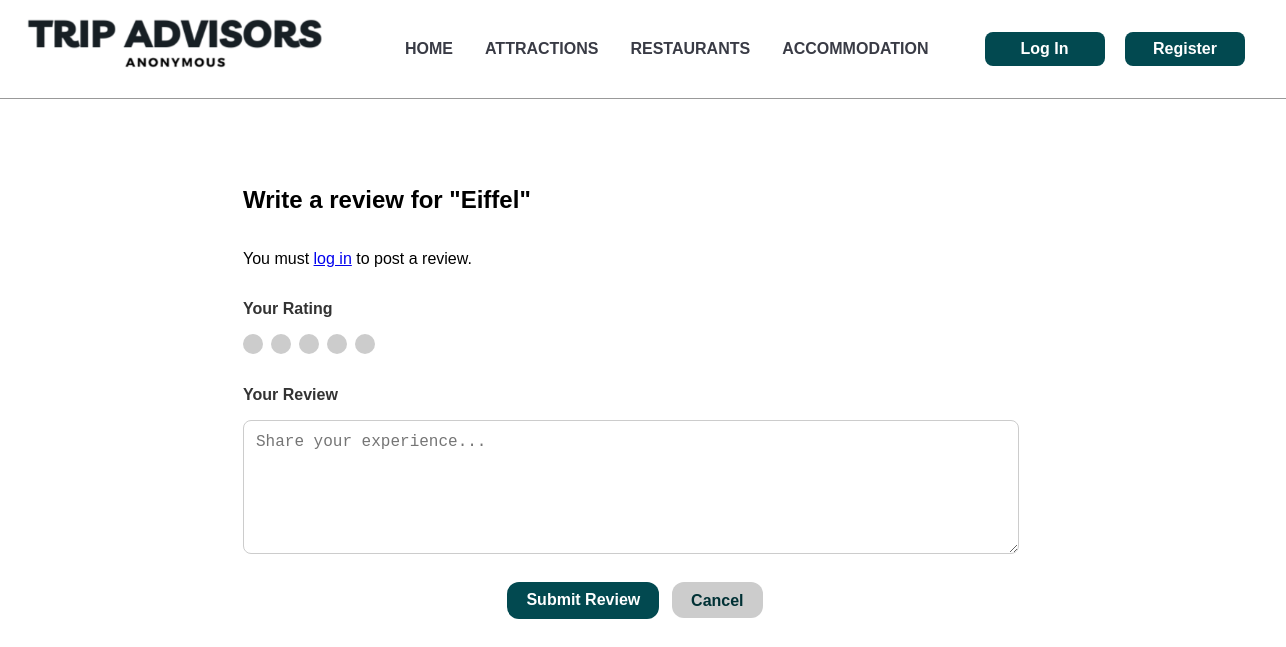
The app's page /listing/7/add_review, older data.
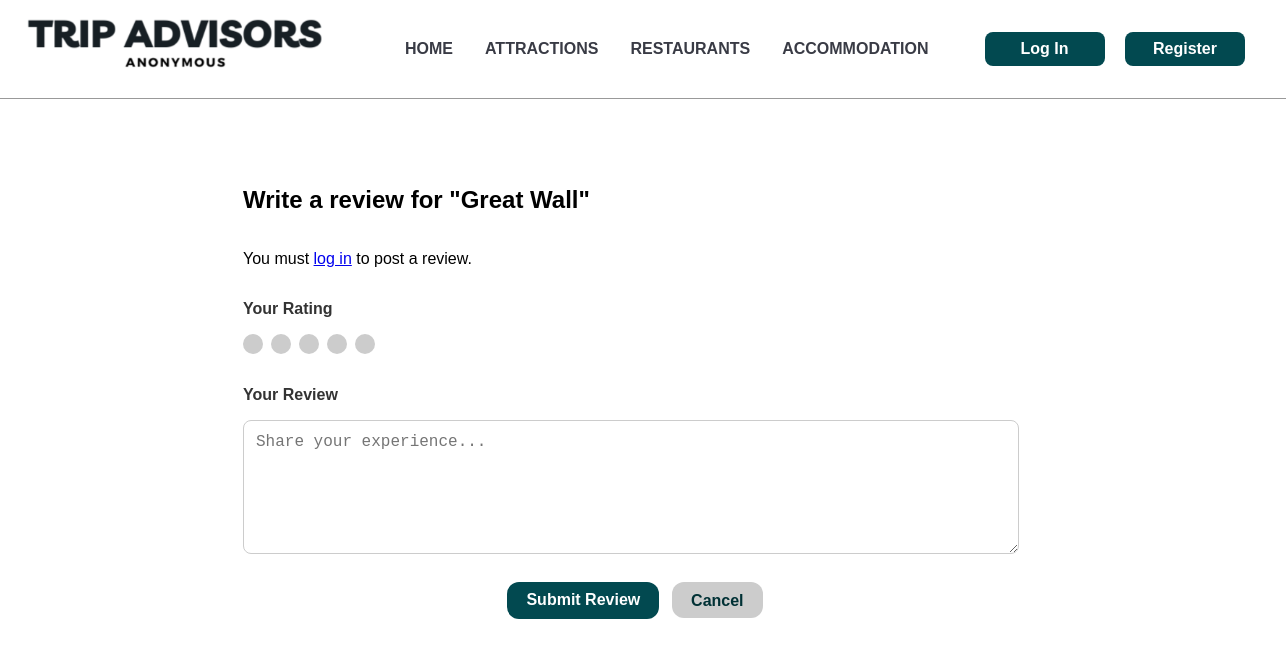
The same page, newer data.
### tables this page shows
CREATE TABLE "Listings" (
  Listings_ID INTEGER PRIMARY KEY,
  Location TEXT,
  Title TEXT,
  Description TEXT,
  Image TEXT,
  Category_ID INTEGER,
  Address TEXT, `Website` TEXT, `Latitude` FLOAT, `Longitude` FLOAT);

### main.py (the view)
@app.route("/listing/<int:listing_id>/add_review", methods=["GET"])
def review(listing_id):
    listing = db.get_listing_by_id(listing_id)
    if listing is None:
        flash("Listing not found.", "danger")
    return render_template("review.html", listing=listing)

### database_manager.py (called while the page is built)
def _get_conn():
    conn = sql.connect(DB_PATH)
    conn.row_factory = sql.Row
    return conn

def get_listing_by_id(listing_id: int) -> Optional[Dict[str, Any]]:
    conn = _get_conn()
    cur = conn.cursor()
    row = cur.execute(
        "SELECT * FROM Listings WHERE Listings_ID = ?", (listing_id,)
    ).fetchone()
    conn.close()
    return dict(row) if row else None

### templates/review.html (shortened to what this page needs)
{% extends 'layout.html' %}
{% block content %}
<div class="review-page" style="max-width:800px;margin:2rem auto;">
  <h2>Write a review for "{{ listing['Title'] if listing is mapping else listing.Title }}"</h2>
  {% if not current_user.is_authenticated %}
    <p>You must <a href="{{ url_for('log_in') }}">log in</a> to post a review.</p>
  {% endif %}
  <form method="POST" action="{{ url_for('review', listing_id=listing['Listings_ID'] if listing is mapping else listing.Listings_ID) }}">
    <div class="form-group">
      <label for="rating" class="form-label">Your Rating</label>
      <div class="rating" id="rating-circles">
        <span class="circle" data-value="1" title="1 Star"></span>
        <span class="circle" data-value="2" title="2 Stars"></span>
        <span class="circle" data-value="3" title="3 Stars"></span>
        <span class="circle" data-value="4" title="4 Stars"></span>
        <span class="circle" data-value="5" title="5 Stars"></span>
      </div>
    </div>
    <div class="form-group">
      <label for="comment" class="form-label">Your Review</label>
      <textarea id="comment" name="comment" rows="6" required placeholder="Share your experience..."></textarea>
    </div>
    <div class="form-actions">
      <button type="submit" class="btn-primary">Submit Review</button>
      <a class="btn-secondary" href="{{ url_for('listing_detail', listing_id=listing['Listings_ID'] if listing is mapping else listing.Listings_ID) }}">Cancel</a>
    </div>
  </form>
</div>
{% endblock %}

Row changes from the older to the newer data that the page shows:
changed Listings: Title "Eiffel" → "Great Wall"
